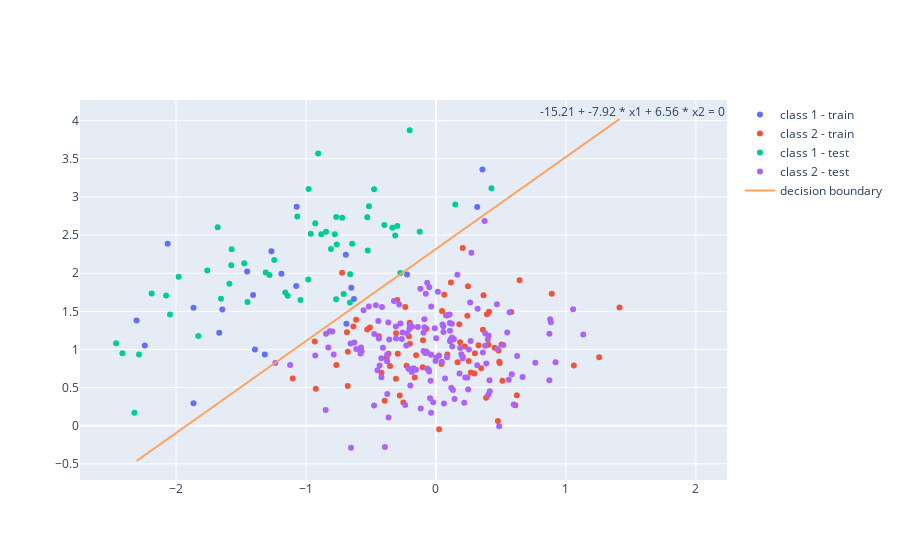

Notebook cell for this chart:
### Markdown cell above
### Exercise 1 : the logistic function of decision

1. Use the function `regression_logistique.m` to estimate the logistic
regression vector `w`. *Indication : use `Nitermax = 50;
eps_conv=1e-3;`.*
2. Compute the decision function $f(x) = argmax_k P(C_k|x)$ on the test set
to get the classification results. Recall that $y_n=\sigma(w^T x)$ (logistic function)
and that *using vectors* you may directly write $y=\sigma(Xw)$, with the
column of ones in X.
3. Display the results by plotting the points from both the training set
and the test set.
4. Write the equation which defines the decision boundary.
5. Artificially add a few points to the training set far from the decision boundary to check the robustness of logistic regression to outliers. Check the behaviour of LDA for comparison in this case and comment.

### Code cell
#Exercise 1

import plotly.graph_objects as go
w, Niter = regression_logistique(X, t, Nitermax=50, eps_conv=1e-3)
print("w = ", w)
def decision(X,w):
    '''prediction de la classe par la regression logistique
    Entrees : 
        X = [ones(N,1) x];
        w = vecteur des coefficients de regression
    Sortie : 
        y = prediction de la classe (1 ou 2)
    '''
    y=1/(1+np.exp(-X.dot(w)))
    y[y>=0.5]=1
    y[y<0.5]=0 
    return y
t_out=decision(X_test,w)
y=2-t_out #inverse transofrmation of t=2-y

#print with plotly
fig = go.Figure()
#add the training points
fig.add_trace(go.Scatter(x=x_train[class_train_1,0], y=x_train[class_train_1,1], mode='markers', name='class 1 - train'))
fig.add_trace(go.Scatter(x=x_train[class_train_2,0], y=x_train[class_train_2,1], mode='markers', name='class 2 - train'))
#add the test points
fig.add_trace(go.Scatter(x=x_test[y==1,0], y=x_test[y==1,1], mode='markers', name='class 1 - test'))
fig.add_trace(go.Scatter(x=x_test[y==2,0], y=x_test[y==2,1], mode='markers', name='class 2 - test'))

#add the decision boundary
x1 = np.linspace(np.min(x_train[:,0]), np.max(x_train[:,0]), 100)
x2 = -(w[0] + w[1]*x1)/w[2]
fig.add_trace(go.Scatter(x=x1, y=x2, mode='lines', name='decision boundary'))
#add the decision boundary's equation
fig.add_annotation(x=x1[-1]+0.1, y=x2[-1]+0.1, text=str(round(w[0],2))+" + "+str(round(w[1],2)) +" * x1 + "+ str(round(w[2],2))+" * x2 = 0", showarrow=False)

fig.show()

#compute error
error = np.sum(t_out!=t_test)/N_test
print("error = ", error)
